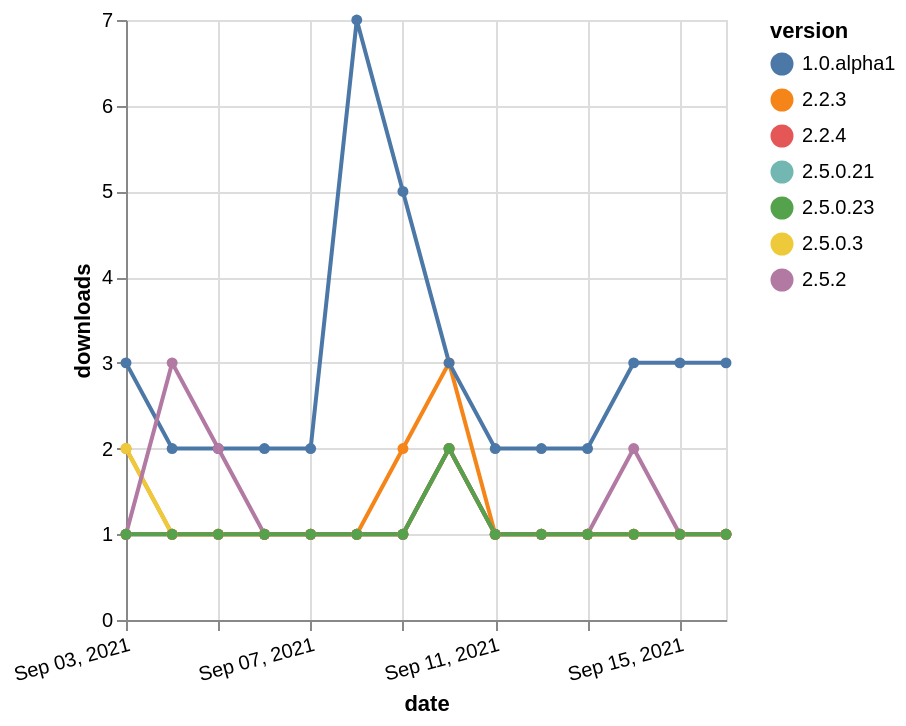

Express this chart as Vega-Lite.
### Vega-Lite specification from a JSON file in a GitHub repository (floating-point values rounded to 4 significant figures)
{"$schema": "https://vega.github.io/schema/vega-lite/v5.json", "description": "A simple bar chart with embedded data.", "data": {"values": [{"date": "2021-09-03", "total": 906, "delta": 1, "version": "2.5.0.21"}, {"date": "2021-09-04", "total": 907, "delta": 1, "version": "2.5.0.21"}, {"date": "2021-09-05", "total": 908, "delta": 1, "version": "2.5.0.21"}, {"date": "2021-09-06", "total": 909, "delta": 1, "version": "2.5.0.21"}, {"date": "2021-09-07", "total": 910, "delta": 1, "version": "2.5.0.21"}, {"date": "2021-09-08", "total": 911, "delta": 1, "version": "2.5.0.21"}, {"date": "2021-09-09", "total": 912, "delta": 1, "version": "2.5.0.21"}, {"date": "2021-09-10", "total": 914, "delta": 2, "version": "2.5.0.21"}, {"date": "2021-09-11", "total": 915, "delta": 1, "version": "2.5.0.21"}, {"date": "2021-09-12", "total": 916, "delta": 1, "version": "2.5.0.21"}, {"date": "2021-09-13", "total": 917, "delta": 1, "version": "2.5.0.21"}, {"date": "2021-09-14", "total": 918, "delta": 1, "version": "2.5.0.21"}, {"date": "2021-09-15", "total": 919, "delta": 1, "version": "2.5.0.21"}, {"date": "2021-09-16", "total": 920, "delta": 1, "version": "2.5.0.21"}, {"date": "2021-09-03", "total": 462, "delta": 2, "version": "2.2.3"}, {"date": "2021-09-04", "total": 463, "delta": 1, "version": "2.2.3"}, {"date": "2021-09-05", "total": 464, "delta": 1, "version": "2.2.3"}, {"date": "2021-09-06", "total": 465, "delta": 1, "version": "2.2.3"}, {"date": "2021-09-07", "total": 466, "delta": 1, "version": "2.2.3"}, {"date": "2021-09-08", "total": 467, "delta": 1, "version": "2.2.3"}, {"date": "2021-09-09", "total": 469, "delta": 2, "version": "2.2.3"}, {"date": "2021-09-10", "total": 472, "delta": 3, "version": "2.2.3"}, {"date": "2021-09-11", "total": 473, "delta": 1, "version": "2.2.3"}, {"date": "2021-09-12", "total": 474, "delta": 1, "version": "2.2.3"}, {"date": "2021-09-13", "total": 475, "delta": 1, "version": "2.2.3"}, {"date": "2021-09-14", "total": 476, "delta": 1, "version": "2.2.3"}, {"date": "2021-09-15", "total": 477, "delta": 1, "version": "2.2.3"}, {"date": "2021-09-16", "total": 478, "delta": 1, "version": "2.2.3"}, {"date": "2021-09-03", "total": 4102, "delta": 3, "version": "1.0.alpha1"}, {"date": "2021-09-04", "total": 4104, "delta": 2, "version": "1.0.alpha1"}, {"date": "2021-09-05", "total": 4106, "delta": 2, "version": "1.0.alpha1"}, {"date": "2021-09-06", "total": 4108, "delta": 2, "version": "1.0.alpha1"}, {"date": "2021-09-07", "total": 4110, "delta": 2, "version": "1.0.alpha1"}, {"date": "2021-09-08", "total": 4117, "delta": 7, "version": "1.0.alpha1"}, {"date": "2021-09-09", "total": 4122, "delta": 5, "version": "1.0.alpha1"}, {"date": "2021-09-10", "total": 4125, "delta": 3, "version": "1.0.alpha1"}, {"date": "2021-09-11", "total": 4127, "delta": 2, "version": "1.0.alpha1"}, {"date": "2021-09-12", "total": 4129, "delta": 2, "version": "1.0.alpha1"}, {"date": "2021-09-13", "total": 4131, "delta": 2, "version": "1.0.alpha1"}, {"date": "2021-09-14", "total": 4134, "delta": 3, "version": "1.0.alpha1"}, {"date": "2021-09-15", "total": 4137, "delta": 3, "version": "1.0.alpha1"}, {"date": "2021-09-16", "total": 4140, "delta": 3, "version": "1.0.alpha1"}, {"date": "2021-09-03", "total": 597, "delta": 2, "version": "2.5.0.3"}, {"date": "2021-09-04", "total": 598, "delta": 1, "version": "2.5.0.3"}, {"date": "2021-09-05", "total": 599, "delta": 1, "version": "2.5.0.3"}, {"date": "2021-09-06", "total": 600, "delta": 1, "version": "2.5.0.3"}, {"date": "2021-09-07", "total": 601, "delta": 1, "version": "2.5.0.3"}, {"date": "2021-09-08", "total": 602, "delta": 1, "version": "2.5.0.3"}, {"date": "2021-09-09", "total": 603, "delta": 1, "version": "2.5.0.3"}, {"date": "2021-09-10", "total": 605, "delta": 2, "version": "2.5.0.3"}, {"date": "2021-09-11", "total": 606, "delta": 1, "version": "2.5.0.3"}, {"date": "2021-09-12", "total": 607, "delta": 1, "version": "2.5.0.3"}, {"date": "2021-09-13", "total": 608, "delta": 1, "version": "2.5.0.3"}, {"date": "2021-09-14", "total": 609, "delta": 1, "version": "2.5.0.3"}, {"date": "2021-09-15", "total": 610, "delta": 1, "version": "2.5.0.3"}, {"date": "2021-09-16", "total": 611, "delta": 1, "version": "2.5.0.3"}, {"date": "2021-09-03", "total": 213, "delta": 1, "version": "2.5.2"}, {"date": "2021-09-04", "total": 216, "delta": 3, "version": "2.5.2"}, {"date": "2021-09-05", "total": 218, "delta": 2, "version": "2.5.2"}, {"date": "2021-09-06", "total": 219, "delta": 1, "version": "2.5.2"}, {"date": "2021-09-07", "total": 220, "delta": 1, "version": "2.5.2"}, {"date": "2021-09-08", "total": 221, "delta": 1, "version": "2.5.2"}, {"date": "2021-09-09", "total": 222, "delta": 1, "version": "2.5.2"}, {"date": "2021-09-10", "total": 224, "delta": 2, "version": "2.5.2"}, {"date": "2021-09-11", "total": 225, "delta": 1, "version": "2.5.2"}, {"date": "2021-09-12", "total": 226, "delta": 1, "version": "2.5.2"}, {"date": "2021-09-13", "total": 227, "delta": 1, "version": "2.5.2"}, {"date": "2021-09-14", "total": 229, "delta": 2, "version": "2.5.2"}, {"date": "2021-09-15", "total": 230, "delta": 1, "version": "2.5.2"}, {"date": "2021-09-16", "total": 231, "delta": 1, "version": "2.5.2"}, {"date": "2021-09-03", "total": 306, "delta": 1, "version": "2.2.4"}, {"date": "2021-09-04", "total": 307, "delta": 1, "version": "2.2.4"}, {"date": "2021-09-05", "total": 308, "delta": 1, "version": "2.2.4"}, {"date": "2021-09-06", "total": 309, "delta": 1, "version": "2.2.4"}, {"date": "2021-09-07", "total": 310, "delta": 1, "version": "2.2.4"}, {"date": "2021-09-08", "total": 311, "delta": 1, "version": "2.2.4"}, {"date": "2021-09-09", "total": 312, "delta": 1, "version": "2.2.4"}, {"date": "2021-09-10", "total": 314, "delta": 2, "version": "2.2.4"}, {"date": "2021-09-11", "total": 315, "delta": 1, "version": "2.2.4"}, {"date": "2021-09-12", "total": 316, "delta": 1, "version": "2.2.4"}, {"date": "2021-09-13", "total": 317, "delta": 1, "version": "2.2.4"}, {"date": "2021-09-14", "total": 318, "delta": 1, "version": "2.2.4"}, {"date": "2021-09-15", "total": 319, "delta": 1, "version": "2.2.4"}, {"date": "2021-09-16", "total": 320, "delta": 1, "version": "2.2.4"}, {"date": "2021-09-03", "total": 163, "delta": 1, "version": "2.5.0.23"}, {"date": "2021-09-04", "total": 164, "delta": 1, "version": "2.5.0.23"}, {"date": "2021-09-05", "total": 165, "delta": 1, "version": "2.5.0.23"}, {"date": "2021-09-06", "total": 166, "delta": 1, "version": "2.5.0.23"}, {"date": "2021-09-07", "total": 167, "delta": 1, "version": "2.5.0.23"}, {"date": "2021-09-08", "total": 168, "delta": 1, "version": "2.5.0.23"}, {"date": "2021-09-09", "total": 169, "delta": 1, "version": "2.5.0.23"}, {"date": "2021-09-10", "total": 171, "delta": 2, "version": "2.5.0.23"}, {"date": "2021-09-11", "total": 172, "delta": 1, "version": "2.5.0.23"}, {"date": "2021-09-12", "total": 173, "delta": 1, "version": "2.5.0.23"}, {"date": "2021-09-13", "total": 174, "delta": 1, "version": "2.5.0.23"}, {"date": "2021-09-14", "total": 175, "delta": 1, "version": "2.5.0.23"}, {"date": "2021-09-15", "total": 176, "delta": 1, "version": "2.5.0.23"}, {"date": "2021-09-16", "total": 177, "delta": 1, "version": "2.5.0.23"}]}, "width": "container", "mark": {"type": "line", "point": {"filled": true}}, "encoding": {"x": {"field": "date", "type": "temporal", "timeUnit": "yearmonthdate", "title": "date", "axis": {"labelAngle": -15}}, "y": {"field": "delta", "type": "quantitative", "title": "downloads"}, "color": {"field": "version", "type": "nominal"}, "tooltip": {"field": "delta"}}}
